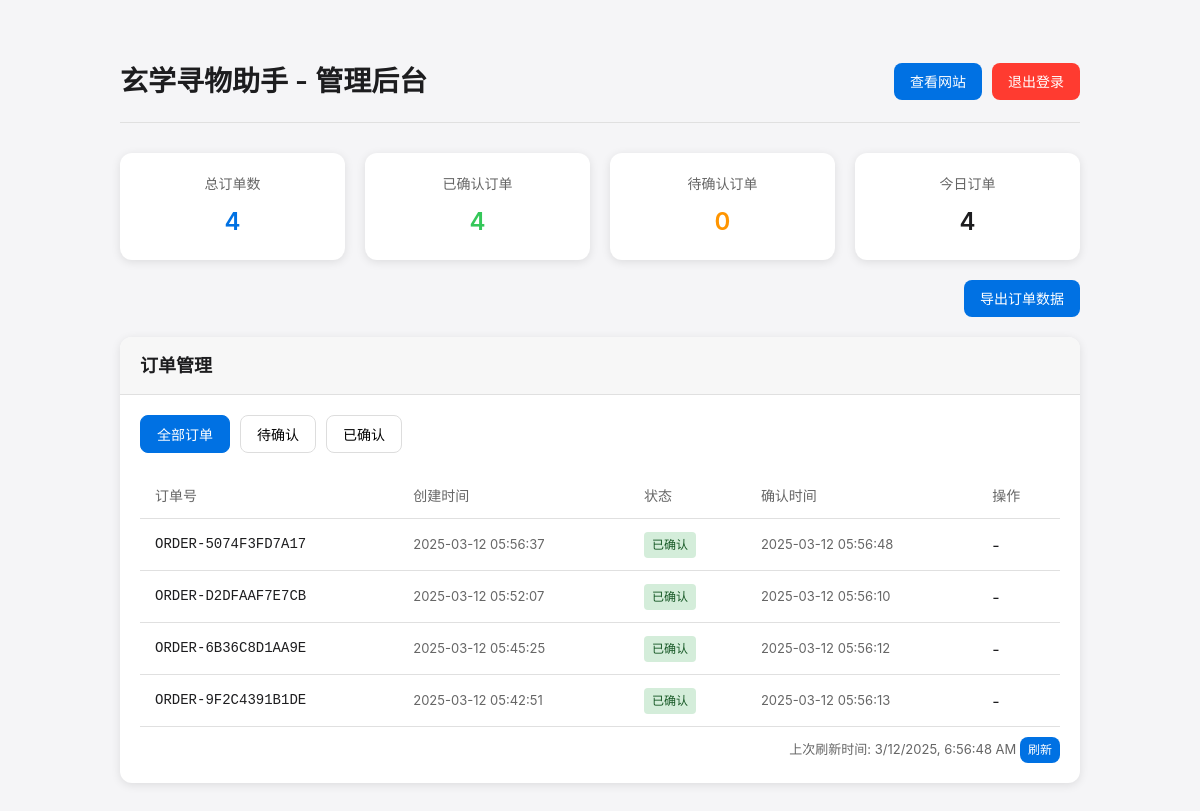
The page /admin (signed in) on the database its author committed.
### app.py (models this page shows)
class Order(db.Model):
    id = db.Column(db.Integer, primary_key=True)
    order_number = db.Column(db.String(20), unique=True, nullable=False)
    created_at = db.Column(db.DateTime, default=datetime.utcnow)
    confirmed = db.Column(db.Boolean, default=False)
    confirmed_at = db.Column(db.DateTime)
    session_id = db.Column(db.String(50))

### app.py (the view)
@app.route('/admin')
@login_required
def admin():
    if not current_user.is_admin:
        return redirect(url_for('home'))
    orders = Order.query.order_by(Order.created_at.desc()).all()
    now = datetime.now()  # Current time for display
    return render_template('admin.html', orders=orders, now=now)

### app.py (called while the page is built)
@login_manager.user_loader
def load_user(user_id):
    return User.query.get(int(user_id))

### templates/admin.html (shortened to what this page needs)
<!DOCTYPE html>
<html lang="zh-CN">
<head>
</head>
<body>
    <div class="container">
        <div class="header">
            <h1>玄学寻物助手 - 管理后台</h1>
            <div class="header-actions">
                <a href="{{ url_for('home') }}" class="btn">查看网站</a>
                <a href="{{ url_for('logout') }}" class="btn btn-danger">退出登录</a>
            </div>
        </div>
        <div class="stats-container">
            <div class="stat-card primary">
                <div class="stat-title">总订单数</div>
                <div class="stat-value">{{ orders|length }}</div>
            </div>
            <div class="stat-card success">
                <div class="stat-title">已确认订单</div>
                <div class="stat-value">{{ orders|selectattr('confirmed', 'eq', true)|list|length }}</div>
            </div>
            <div class="stat-card warning">
                <div class="stat-title">待确认订单</div>
                <div class="stat-value">{{ orders|selectattr('confirmed', 'eq', false)|list|length }}</div>
            </div>
            <div class="stat-card">
                <div class="stat-title">今日订单</div>
                <div class="stat-value">{{ orders|selectattr('created_at', 'ge', now.replace(hour=0, minute=0, second=0, microsecond=0))|list|length }}</div>
            </div>
        </div>
        <div class="export-section">
            <a href="{{ url_for('export_orders') }}" class="btn">导出订单数据</a>
        </div>
        <div class="card">
            <div class="card-header">
                <h2>订单管理</h2>
            </div>
            <div class="card-body">
                <div class="filter-bar">
                    <button class="filter-btn active" onclick="filterOrders('all')">全部订单</button>
                    <button class="filter-btn" onclick="filterOrders('pending')">待确认</button>
                    <button class="filter-btn" onclick="filterOrders('confirmed')">已确认</button>
                </div>
                {% if orders %}
                    <table>
                        <thead>
                            <tr>
                                <th>订单号</th>
                                <th>创建时间</th>
                                <th>状态</th>
                                <th>确认时间</th>
                                <th>操作</th>
                            </tr>
                        </thead>
                        <tbody>
                            {% for order in orders %}
                                <tr class="order-row {{ 'confirmed' if order.confirmed else 'pending' }}">
                                    <td class="order-id">{{ order.order_number }}</td>
                                    <td class="timestamp">{{ order.created_at.strftime('%Y-%m-%d %H:%M:%S') }}</td>
                                    <td>
                                        {% if order.confirmed %}
                                            <span class="status-badge status-confirmed">已确认</span>
                                        {% else %}
                                            <span class="status-badge status-pending">待确认</span>
                                        {% endif %}
                                    </td>
                                    <td class="timestamp">
                                        {{ order.confirmed_at.strftime('%Y-%m-%d %H:%M:%S') if order.confirmed_at else '-' }}
                                    </td>
                                    <td>
                                        {% if not order.confirmed %}
                                            <form class="form-inline" action="{{ url_for('admin_confirm_order', order_number=order.order_number) }}" method="post">
                                                <button type="submit" class="btn btn-sm">确认支付</button>
                                            </form>
                                        {% else %}
                                            <span>-</span>
                                        {% endif %}
                                    </td>
                                </tr>
                            {% endfor %}
                        </tbody>
                    </table>
                {% else %}
                    <div class="empty-state">
                        <p>暂无订单数据</p>
                    </div>
                {% endif %}
                <div class="refresh">
                    上次刷新时间: <span id="refresh-time">{{ now.strftime('%Y-%m-%d %H:%M:%S') }}</span>
                    <a href="{{ url_for('admin') }}" class="btn btn-sm">刷新</a>
                </div>
            </div>
        </div>
    </div>
</body>
</html>

### templates/admin.html (style rules this page uses)
* { margin: 0; padding: 0; box-sizing: border-box; -webkit-font-smoothing: antialiased; }
body { font-family: -apple-system, BlinkMacSystemFont, "SF Pro Text", "Helvetica Neue", Arial, sans-serif; background: #f5f5f7; color: #1d1d1f; line-height: 1.5; padding: 20px; }
.container { max-width: 1000px; margin: 20px auto; padding: 20px; }
.header { display: flex; justify-content: space-between; align-items: center; margin-bottom: 30px; padding-bottom: 20px; border-bottom: 1px solid #e0e0e0; }
.header h1 { font-size: 28px; font-weight: 600; color: #1d1d1f; }
.header-actions { display: flex; gap: 10px; }
.btn { display: inline-block; padding: 8px 16px; font-size: 14px; font-weight: 500; color: #fff; background: #0071e3; border: none; border-radius: 8px; cursor: pointer; transition: all 0.2s ease; text-decoration: none; }
.btn-danger { background: #ff3b30; }
.card { background: #fff; border-radius: 12px; box-shadow: 0 2px 10px rgba(0, 0, 0, 0.1); margin-bottom: 20px; overflow: hidden; }
.card-header { padding: 15px 20px; background: #f7f7f7; border-bottom: 1px solid #e0e0e0; }
.card-header h2 { font-size: 18px; font-weight: 600; color: #1d1d1f; margin: 0; }
.card-body { padding: 20px; }
table { width: 100%; border-collapse: collapse; }
th, td { padding: 12px 15px; text-align: left; border-bottom: 1px solid #e0e0e0; }
th { font-weight: 500; color: #666; font-size: 14px; }
.status-badge { display: inline-block; padding: 4px 8px; border-radius: 4px; font-size: 12px; font-weight: 500; }
.status-confirmed { background-color: #d4edda; color: #155724; }
.timestamp { font-size: 13px; color: #666; }
.order-id { font-family: monospace; font-size: 14px; }
.btn-sm { padding: 4px 8px; font-size: 12px; }
.refresh { color: #666; font-size: 13px; margin-top: 10px; text-align: right; }
.filter-bar { margin-bottom: 20px; display: flex; gap: 10px; }
.filter-btn { padding: 8px 16px; font-size: 14px; border: 1px solid #ddd; border-radius: 8px; background: #fff; cursor: pointer; transition: all 0.2s ease; }
.filter-btn.active { background: #0071e3; color: #fff; border-color: #0071e3; }
.stats-container { display: grid; grid-template-columns: repeat(auto-fit, minmax(200px, 1fr)); gap: 20px; margin-bottom: 20px; }
.stat-card { background: #fff; border-radius: 12px; box-shadow: 0 2px 10px rgba(0, 0, 0, 0.1); padding: 20px; text-align: center; }
.stat-title { font-size: 14px; color: #666; margin-bottom: 10px; }
.stat-value { font-size: 24px; font-weight: 600; color: #1d1d1f; }
.stat-card.primary .stat-value { color: #0071e3; }
.stat-card.success .stat-value { color: #34c759; }
.stat-card.warning .stat-value { color: #ff9500; }
.export-section { display: flex; justify-content: flex-end; margin-bottom: 20px; }

### rows shown on the page
Order: order_number "ORDER-5074F3FD7A17", created_at "2025-03-12 05:56:37", confirmed "已确认", confirmed_at "2025-03-12 05:56:48"
Order: order_number "ORDER-D2DFAAF7E7CB", created_at "2025-03-12 05:52:07", confirmed "已确认", confirmed_at "2025-03-12 05:56:10"
Order: order_number "ORDER-6B36C8D1AA9E", created_at "2025-03-12 05:45:25", confirmed "已确认", confirmed_at "2025-03-12 05:56:12"
Order: order_number "ORDER-9F2C4391B1DE", created_at "2025-03-12 05:42:51", confirmed "已确认", confirmed_at "2025-03-12 05:56:13"

### other values the page prints
{{ orders|length }} "4"
{{ orders|selectattr('confirmed', 'eq', true)|list|length }} "4"
{{ orders|selectattr('confirmed', 'eq', false)|list|length }} "0"
